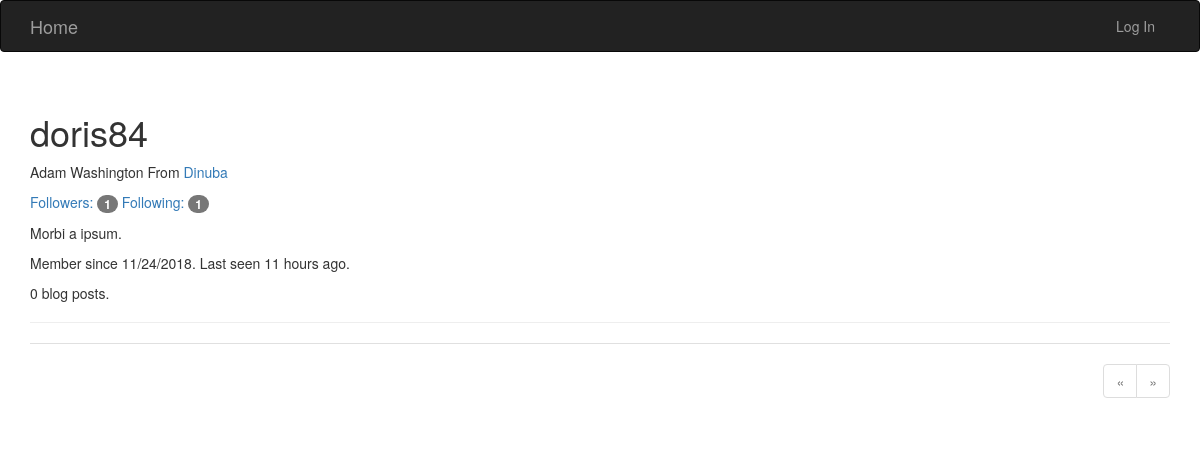
Before: /user/doris84 with the older database file.
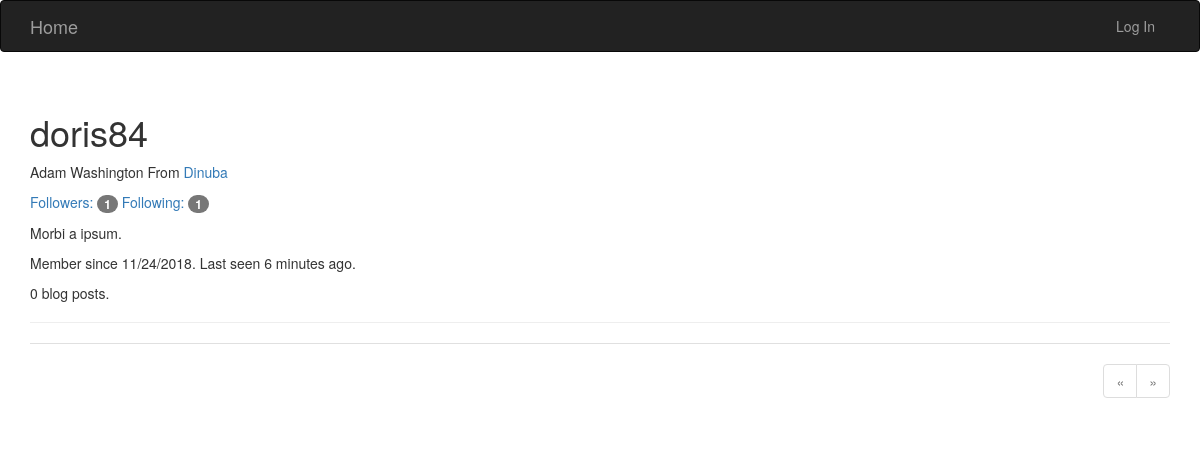
After: the same page with the newer database file.
### app/models.py (models this page shows, shortened)
class User(db.Model,UserMixin):
	__tablename__='users'
	id=db.Column(db.Integer,primary_key=True)
	email=db.Column(db.String(64),unique=True,index=True)
	username=db.Column(db.String(64),unique=True)
	role_id=db.Column(db.Integer,db.ForeignKey('roles.id'))
	password_hash=db.Column(db.String(128))
	confirmed=db.Column(db.Boolean,default=False)
	name=db.Column(db.String(64))
	location=db.Column(db.String(64))
	about_me=db.Column(db.Text())
	member_since=db.Column(db.DateTime(),default=datetime.utcnow)
	last_seen=db.Column(db.DateTime(),default=datetime.utcnow)
	posts=db.relationship('Post',backref='author',lazy='dynamic')
	followers=db.relationship('Follow',foreign_keys=[Follow.followed_id],backref=db.backref('followed',lazy='joined'),lazy='dynamic',cascade='all,delete-orphan')
	followed=db.relationship('Follow',foreign_keys=[Follow.follower_id],backref=db.backref('follower',lazy='joined'),lazy='dynamic',cascade='all,delete-orphan')
	comments=db.relationship('Comment',backref='author',lazy='dynamic')
	photo=db.relationship('Photo',backref='user')
	def can(self,permissions):
		return self.role is not None and (self.role.permissions&permissions)==permissions
	def is_administrator(self):
		return self.can(Permission.ADMINISTER)
	@property
	def password(self):
		raise AttributeError('password is not a readable attribute')

### app/main/views.py (the view)
@main.route('/user/<username>')
def user(username):
    user = User.query.filter_by(username=username).first()
    if user is None:
        abort(404)
    page=request.args.get('page',1,type=int)
    pagination=user.posts.order_by(Post.timestamp.desc()).paginate(page,per_page=current_app.config['POSTS_PER_PAGE'],error_out=False)
    posts=pagination.items
    return render_template('user.html', user=user,posts=posts,pagination=pagination)

### app/auth/views.py (called while the page is built)
@auth.before_app_request
def before_request():
	if current_user.is_authenticated:
		current_user.ping()
		if not current_user.confirmed and request.endpoint[:5]!='auth.' and request.endpoint!='static':
			return redirect(url_for('auth.unconfirmed'))

### app/main/__init__.py (called while the page is built)
@main.app_context_processor
def inject_permissions():
	return dict(Permission=Permission)

### app/models.py (called while the page is built)
	def can(self,permissions):
		return False

	def is_administrator(self):
		return False

### app/templates/user.html (shortened to what this page needs)
{% extends 'base.html' %}
{% import "_macros.html" as macro %}
{% block page_content %}
<div class="page-header">
	<h1>{{user.username}}</h1>
	{% if user.name or user.location %}
	<p>
		{% if user.name %}
		{{user.name}}
		{% endif %}
		{% if user.location %}
		From <a href="http://maps.baidu.com/?q={{user.location}}">{{user.location}}</a>
		{% endif %}
	</p>
	{% endif %}
	<p>
        <a href="{{ url_for('.followers', username=user.username) }}">Followers: <span class="badge">{{ user.followers.count() }}</span></a>
        <a href="{{ url_for('.followed_by', username=user.username) }}">Following: <span class="badge">{{ user.followed.count() }}</span></a>
    </p>
	{% if user.about_me %}
	<p>
		{{user.about_me}}
	</p>
	{% endif %}
	<p>
		Member since {{moment(user.member_since).format('L')}}.
		Last seen {{moment(user.last_seen).fromNow()}}.
	</p>
    <p>{{ user.posts.count() }} blog posts.</p>
</div>
{% include "_posts.html" %}
{% if pagination %}
<div class="pagination">
	{{macro.pagination_widget(pagination,'main.user',username=user.username)}}
</div>
{% endif %}
{% endblock %}

### app/templates/base.html (shortened to what this page needs)
{% extends "bootstrap/base.html" %}
{% block head %}
{{ super() }}
<link rel="stylesheet" type="text/css" href="{{ url_for('static', filename='styles.css') }}">
{% endblock %}
{% block navbar %}
<div class="navbar navbar-inverse navbar-embossed navbar-expand-lg" role='navigation'>
    <div class="container">
        <div class="navbar-header">
            <a class="navbar-brand" href="{{ url_for('main.index') }}">Home</a>
        </div>
        <div class="navbar-collapse collapse">
            <ul class="nav navbar-nav navbar-right">
                {% if current_user.is_authenticated %}
                <li><a href="{{url_for('auth.logout')}}">Log Out</a></li>
                {% else %}
                <li><a href="{{url_for('auth.login')}}">Log In</a></li>
                {% endif %}
            </ul>
        </div>
    </div>
</div>
{%- endblock navbar %}
{% block content -%}
<div class="container">
    {% block page_content %}{% endblock %}
</div>
{%- endblock content %}

### app/templates/_macros.html (shortened to what this page needs)
{% macro pagination_widget(pagination,endpoint) %}
<ul class="pagination">
	<li {% if not pagination.has_prev %} class="disabled" {% endif %}>
		<a href="{% if pagination.has_prev %} {{url_for(endpoint,page=pagination.page-1,**kwargs)}}
		{% else %}#{% endif %}">
			&laquo;
		</a>
	</li>
	<li {% if not pagination.has_next %} class='disabled' {% endif %}>
		<a href="{% if pagination.has_next %} {{url_for(endpoint,page=pagination.page+1,**kwargs)}} {% else %}#{% endif %}">
			&raquo;
		</a>
	</li>
</ul>
{% endmacro %}

### app/templates/_posts.html (shortened to what this page needs)
<ul class="posts">
</ul>

### app/static/styles.css (style rules this page uses)
ul.posts { list-style-type: none; padding: 0px; margin: 16px 0px 0px 0px; border-top: 1px solid #e0e0e0; }
div.pagination { width: 100%; text-align: right; padding: 0px; margin: 0px; }

Changed rows visible on the page:
changed User "doris84": last_seen "11 hours ago" → "6 minutes ago"
